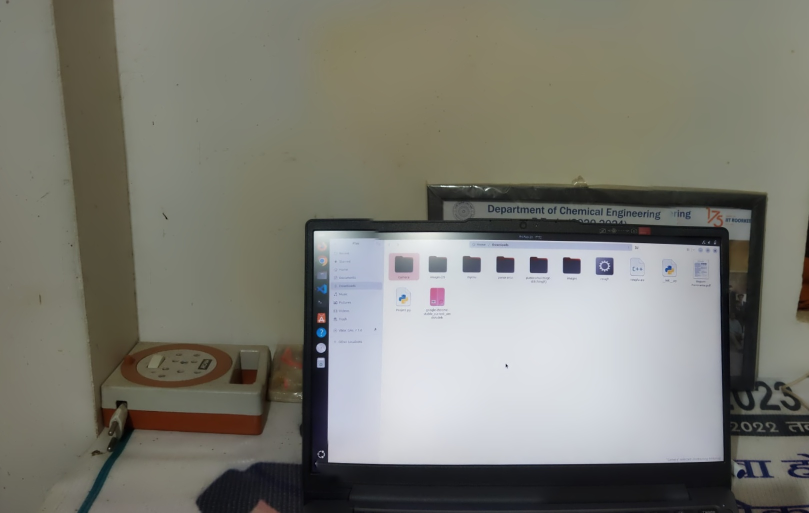
#> input picture r/r1.jpg, 1618 x 1025 px (shown at 1/2 size); its folder holds only this picture in this run
$ python rotate_image.py
#> lines starting #> are read from the running program, lines starting #| are printed output that depends on the picture
# The os module provides functions for interacting with the operating system. The os and os.path module has many functions to interact with files.
import os
import cv2

# Input and Output Directories
INPUT_DIR = './r'  # Directory with input image
OUTPUT_DIR = './r_rotated'   # Directory to save rotated and resized image
ROTATION_ANGLE = 270 # Rotation angles in degree (90, 180, 270)
RESIZE_DIMENSION = (640, 480)   # Width x height for resizing (640 x 480)

# Ensure the output directory exists
os.makedirs(OUTPUT_DIR, exist_ok=True)


def rotate_and_resize_image(input_path, angle, dimension):
    """Rotate and resize image
    """
#> called with input_path = './r/r1.jpg', angle = 270, dimension = (640, 480)
    img = cv2.imread(input_path)
#> img is the input picture: shape (1025, 1618, 3); mean B, G, R 115.2, 124.1, 124.5
    if img is None:
        print(f"Could not read this image: {input_path}")
        return None

    # Rotating the image
    if angle==90:
        rotated_img = cv2.rotate(img, cv2.ROTATE_90_CLOCKWISE)
    elif angle==180:
        rotated_img = cv2.rotate(img, cv2.ROTATE_180)
    elif angle==270:
        rotated_img = cv2.rotate(img, cv2.ROTATE_90_COUNTERCLOCKWISE)
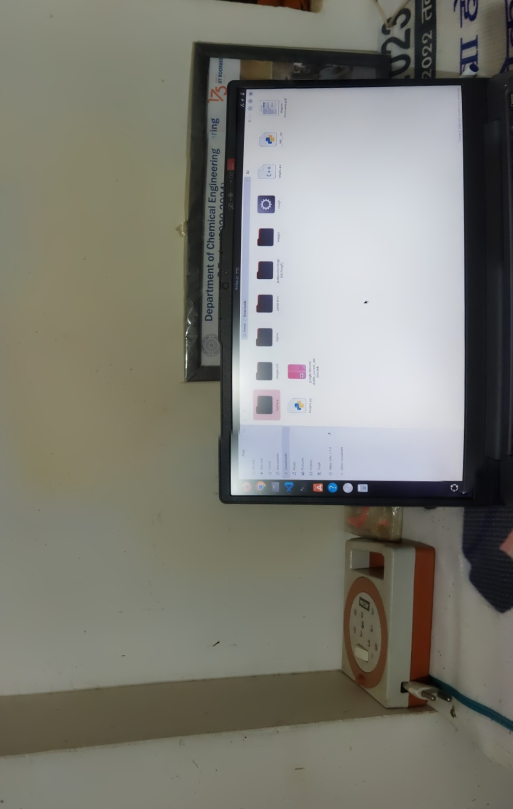
#> rotated_img: shape (1618, 1025, 3) (shown at 1/2 size); mean B, G, R 115.2, 124.1, 124.5
    else:
        # Custom angle rotation
        # image.shape -> gives no_of_rows, no_of_columns, channels(only for colored image)
        # ex: image.shape = [100, 120, 3]
        # image[100:120, 240:270] -> rows and column range
        (h, w) = img.shape[:2]

        # h//2 -> integer value, h/2 -> float value
        center = (w//2, h//2)

        # cv2.getRotationMatrix2d( ) convert image into a 2d matrix
        # Syntax : getRotationMatrix2d(center, angle, scale)    Angle-> +ve for counterclockwise, -ve for clockwise
        # scale is the scaling factor which scale the image
        M = cv2.getRotationMatrix2D(center, angle, 1.0)

        # cv2.warpAffine(src=image, M=rotate_matrix, dsize=(width, height))
        # cv2.warpAffine() is used to covert matrix to image format
        rotated_img = cv2.warpAffine(img, M, (w, h))

    # Resize the rotated image
    # syntax -> cv2.resize(source, dimension_size, destination, fx, fy, interpolation)
    # dsize,dest(array),fx,fy,interpolation are optional
    # cv2.INTER_AREA shrinks the image
    resized = cv2.resize(rotated_img, dimension, interpolation=cv2.INTER_AREA)
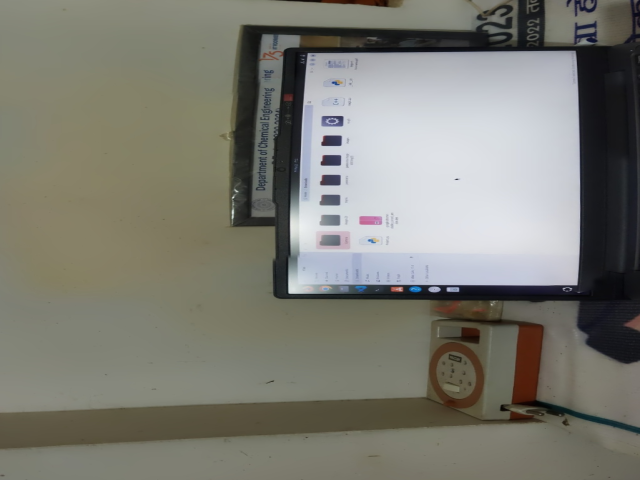
#> resized: shape (480, 640, 3); mean B, G, R 115.2, 124.1, 124.5
    return resized


def process_images(input_dir, output_dir, angle, dimension):
    """ Rotate and resize all the images in the input directory and save them to the output directory.
    """
    # os.listdir() is used to get all the files and directory in the specified directory.
    # If directory is not specified then the list of files and directries in the current working directory will be return.
    files = os.listdir(input_dir)

    for file in files:
        # os.path.join() concatenate various parts of a file path in a way that is independent from the OS.
        # os.path.join(directory or folder_name, variable name of additional path)
        input_path = os.path.join(input_dir, file)
        output_path = os.path.join(output_dir, file)

        # Rotate and resize the image
        processed = rotate_and_resize_image(input_path, ROTATION_ANGLE, RESIZE_DIMENSION)

        if processed is not None:
            # Save the processed image
            cv2.imwrite(output_path, processed)
            print(f"Processed and saved: {output_path}")
        else:
            print(f"Skipping this file: {input_path}")


if __name__ == '__main__':
    process_images(INPUT_DIR, OUTPUT_DIR, ROTATION_ANGLE, RESIZE_DIMENSION)
